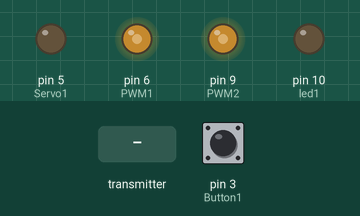
Simulated run of this program. Board: Arduino Nano, built with avr-gcc and run on an emulated ATmega328P. Parts: output pins drawn as LEDs (lit = HIGH). The inputs (shaded band) are chosen by the test bench; at power-on: pin 3 (Button1) HIGH. No radio packets arrive unless stated.

Above: at 1.2 s.
1.3 s: the transmitter starts sending joystick1yValue = 256
At 2.5 s:
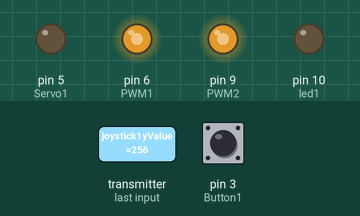
2.8 s: the transmitter starts sending joystick1yValue = 512
At 3.8 s:
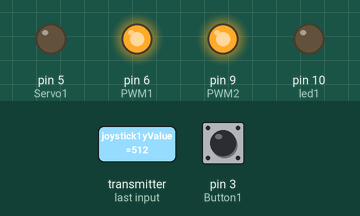
4.3 s: the transmitter starts sending joystick1yValue = 1023
At 4.9 s:
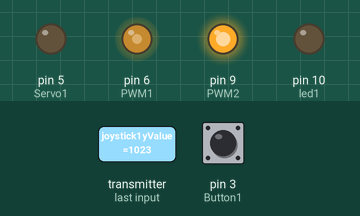
5.8 s: the transmitter starts sending joystick1yValue = 0
At 7.2 s:
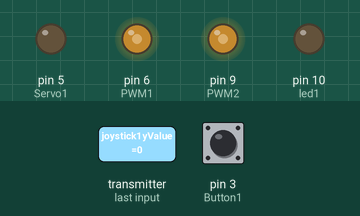
Timing chart, 0 to 8.3 s (numbered marks = the images above; inputs shaded):
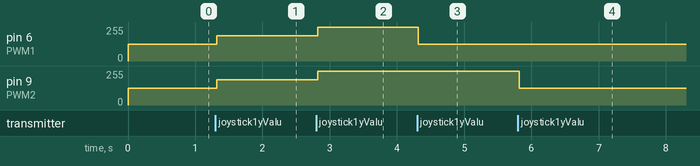

Measured:
- after the input at 1.3 s, pin 6 (PWM1), pin 9 (PWM2): 127/255 → 191/255 at once
- after the input at 2.8 s, pin 6 (PWM1), pin 9 (PWM2): 191/255 → 255/255 at once
- after the input at 4.3 s, pin 6 (PWM1): 255/255 → 126/255 at once
- after the input at 5.8 s, pin 6 (PWM1): 126/255 → 127/255 at once; pin 9 (PWM2): 255/255 → 127/255 at once

The program:

main.cpp
```cpp
/*
DIY Radio Controller
By: https://github.com/acremonezi/
Date: 21/Dec/2021
*/

#include <Arduino.h>      // Main Arduino Library
#include "pinMap.h"       // Pin Map Setup
#include "pinSetup.h"     // Pin I/O Mode Setup
#include "radio.h"        // Radio Setup
#include "inputs.h"
#include "output.h"
#include "batery.h"       // Batery Voltage Read

// Radio Receiver

void setup() {

  Serial.begin(9600);     // Start Serial Communication
  pinSetup();             // Pin I/O Mode Setup
  radioSetup();           // Radio Setup

}

void loop() {

   //radioTest();
  inputsRead();
  outputUpdate();
  dataPackagesUpdate();
  radioComm();
  //dataPackagesPrint();

}
```

batery.cpp
```cpp
#include <Arduino.h>      // Main Arduino Library
#include "pinMap.h"       // Pin Map Setup
#include "pinSetup.h"     // Pin I/O Mode Setup
#include "batery.h"

// Define Max Batery Voltage
float bateryVoltMax = 5;

// Define Init Variables
float bateryVoltValue = 0.0;
float voltageDividerValue = 0.0;

// Batery Voltage Measurement
void bateryVoltRead() {

    voltageDividerValue =  analogRead(bateryVolt);
    bateryVoltValue = voltageDividerValue * (bateryVoltMax / 1023.0);

}

// Print Batery Voltage Measurement
void bateryVoltReadPrint() {

  Serial.print("Voltage Divider: ");
  Serial.print(voltageDividerValue);
  Serial.print(" | Batery Voltage: ");
  Serial.println(bateryVoltValue);

  delay(500);

}
```

batery.h
```cpp
#ifndef batery_h

    #define batery_h

    // Define Variables
    extern float bateryVoltValue;
    extern float voltageDividerValue;

    // Read Batery Voltage
    void bateryVoltRead();

    // Print Read Batery Voltage
    void bateryVoltReadPrint();

#endif
```

inputs.cpp
```cpp
#include <Arduino.h>      // Main Arduino Library
#include "pinMap.h"       // Pin Map Setup
#include "pinSetup.h"     // Pin I/O Mode Setup

#include "inputs.h"

bool Button1State = 0;

void inputsRead() {

    Button1State = digitalRead(Button1);

}
```

inputs.h
```cpp
#ifndef inputs_h

    #define inputs_h

    extern bool Button1State;

    void inputsRead();

#endif
```

output.cpp
```cpp
#include <Arduino.h>      // Main Arduino Library
#include "pinMap.h"       // Pin Map Setup
#include "pinSetup.h"     // Pin I/O Mode Setup
#include "radio.h"

// Arduino Nano
// Default PWM frequency:
// for: D3, D9, D10, and D11: 490.20 Hz (The DEFAULT)
// for D5 & D6: 976.56 Hz (The DEFAULT)


void outputUpdate() {

    int joystick1yValueReceivedMaped = map(joystick1yValueReceived, -512, 512, 0, 255);

    //if ( joystick1yValueReceivedMaped > -5 || joystick1yValueReceivedMaped < 5 ) {
    //    joystick1yValueReceivedMaped = 0;
    //}

    analogWrite(PWM1, joystick1yValueReceivedMaped);
    analogWrite(PWM2, joystick1yValueReceivedMaped);

}
```

output.h
```cpp
#ifndef output_h

    #define output_h
    void outputUpdate();

#endif
```

pinMap.cpp
```cpp
#include <Arduino.h>      // Main Arduino Library
#include "pinMap.h"       // Pin Map Setup
#include "pinSetup.h"     // Pin I/O Mode Setup

void pinMap() {
    // null...
}
```

pinMap.h
```cpp
#ifndef PINMAP_H

    #define PINMAP_H
    void pinMap();


    // Define Radio on SPI bus (CE, CSN)
    // ----------------------------------------------
    #define radioCE     7       // Radio CE
    #define radioCSN    8       // Radio CSN

    // Define the Analog Inputs
    // ----------------------------------------------
    #define bateryVolt  A0       // Batery Voltage

    // Define the Digital Outputs
    // ----------------------------------------------
    #define led1    10           // Led 1
    #define Servo1  5           // Servo 1

    // Define the Digital Outputs (PWM)
    // ----------------------------------------------
    // Arduino Nano Default PWM frequency:
    // for: D3, D9, D10, and D11: 490.20 Hz (The DEFAULT)
    // for D5 & D6: 976.56 Hz (The DEFAULT)

    #define PWM1    6           // Servo 1
    #define PWM2    9           // Servo 1

    // Define the Digital Inputs
    // ----------------------------------------------
    #define Button1 3           // Button switch 1

#endif
```

radio.cpp
```cpp
#include <Arduino.h>      // Main Arduino Library
#include "pinMap.h"       // Pin Map Setup
#include "pinSetup.h"     // Pin I/O Mode Setup
#include "radio.h"        // Radio Setup

#include "inputs.h"

#include <SPI.h>
#include <RF24.h>
#include <nRF24L01.h>


// Radio on SPI bus (CE, CSN)
RF24 radio(radioCE, radioCSN);

// Radio Address
const byte addresses[][6] = {"00001", "00002"}; // Bidiretional

// Radio Setup
void radioSetup() {

    radio.begin();
    radio.openWritingPipe(addresses[0]);        // 00001 Direction
    radio.openReadingPipe(1, addresses[1]);     // 00002 Direction
    radio.setPALevel(RF24_PA_MIN);

}

// Transmitter Variables
bool transmitterPingValueReceived;
int joystick1xValueReceived;
int joystick1yValueReceived;
int joystick2xValueReceived;
int joystick2yValueReceived;


// Receiver Variables
bool receiverPongValue;


// Create Data Structures:
// Max struct size is 32 bytes, NRF24L01 buffer limit.

  // Create Transmitter Data Structure
    struct TransmitterDataStructure {

        // Handshake
        bool transmitterPingValue;

        // Joystics
        int joystick1xValue;
        int joystick1yValue;
        int joystick2xValue;
        int joystick2yValue;

    };

  // Create a Instance of the Structure
    TransmitterDataStructure TransmitterDataPackage;

  // ---------------------------------------------

  // Create Receiver Data Structure
    struct ReceiverDataStructure {

        // Handshake
        bool receiverPongValue;

    };

  // Create a Instance of the Structure
    ReceiverDataStructure ReceiverDataPackage;


void dataPackagesUpdate() {

  // Update Data Received from Transmitter

    // Joystics
    joystick1xValueReceived = TransmitterDataPackage.joystick1xValue;
    joystick1yValueReceived = TransmitterDataPackage.joystick1yValue;
    joystick2xValueReceived = TransmitterDataPackage.joystick2xValue;
    joystick2yValueReceived = TransmitterDataPackage.joystick2yValue;

    // Handshake
    transmitterPingValueReceived = TransmitterDataPackage.transmitterPingValue;
    //handshakeOutput();

  // Update Data to send to Transmitter

    // Handshake
    ReceiverDataPackage.receiverPongValue = 1;

}


// Handshake Output Status on LED1
void handshakeOutput() {
    // Output Handshake Status
    if (transmitterPingValueReceived) {
      digitalWrite(led1, 1);
      transmitterPingValueReceived = 0;
    } else {
      transmitterPingValueReceived = 0;
      digitalWrite(led1, 0);
    }
}


// Print Data Packages Content:
void dataPackagesPrint() {

  Serial.print("J1 -- Yaw  | Thottle -- ");
  Serial.print("Xm: ");
  Serial.print(TransmitterDataPackage.joystick1xValue);
  Serial.print(" | Ym: ");
  Serial.println(TransmitterDataPackage.joystick1yValue);

  Serial.print("J2 -- Roll | Pitch   -- ");
  Serial.print("Xm: ");
  Serial.print(TransmitterDataPackage.joystick2xValue);
  Serial.print(" | Ym: ");
  Serial.println(TransmitterDataPackage.joystick2yValue);

  Serial.print("Transmitter --  ");
  Serial.print("Ping: ");
  Serial.println(TransmitterDataPackage.transmitterPingValue);


  delay(500);


}

// Radio Communication
void radioComm() {

    delay(5);
    // Set radio to RX mode
    radio.startListening();

    // Looking for incoming data
    if (radio.available()) {

        // Read Data
        radio.read(&TransmitterDataPackage, sizeof(TransmitterDataPackage));
        delay(5);

        // Set radio to TX mode
        radio.stopListening();
        // Send Data
        radio.write(&ReceiverDataPackage, sizeof(ReceiverDataPackage));

    }
}


// Radio Test
void radioTest() {

    delay(5);
    radio.stopListening();

        const char textReceiver[] = "POng from Receiver !!!";
        radio.write(&textReceiver, sizeof(textReceiver));
        delay(5);


    delay(5);
    radio.startListening();

        if ( radio.available() ) {
            char textTransmitter[32] = "";
            radio.read(&textTransmitter, sizeof(textTransmitter));
            Serial.println(textTransmitter);
            delay(500);
        }

}
```

radio.h
```cpp
#ifndef RADIO_H

    #define RADIO_H

    extern int joystick1xValueReceived;
    extern int joystick1yValueReceived;
    extern int joystick2xValueReceived;
    extern int joystick2yValueReceived;

    // Radio Setup
    void radioSetup();

    // Radio Run
    void radioComm();

    // Radio Test
    void radioTest();

    void dataPackagesPrint();

    void dataPackagesUpdate();

    // Handshake Output Status on LED1
    void handshakeOutput();

#endif
```

pinSetup.cpp
```cpp
#include <Arduino.h>      // Main Arduino Library
#include "pinMap.h"       // Pin Map Setup
#include "pinSetup.h"     // Pin I/O Mode Setup

// Pin I/O Mode Setup

void pinSetup() {

    // Define the Analog Inputs
    // ----------------------------------------------
    pinMode(bateryVolt, INPUT);                 // Batery Voltage

    // Define the Digital Inputs
    // ----------------------------------------------
    pinMode(Button1, INPUT_PULLUP);
    pinMode(led1, OUTPUT);
    pinMode(Servo1, OUTPUT);

    // Arduino Nano Default PWM frequency:
    // for: D3, D9, D10, and D11: 490.20 Hz (The DEFAULT)
    // for D5 & D6: 976.56 Hz (The DEFAULT)

    pinMode(PWM1, OUTPUT);
    pinMode(PWM2, OUTPUT);

}
```

pinSetup.h
```cpp
#ifndef PINSETUP_H

    #define PINSETUP_H
    void pinSetup();

#endif
```
